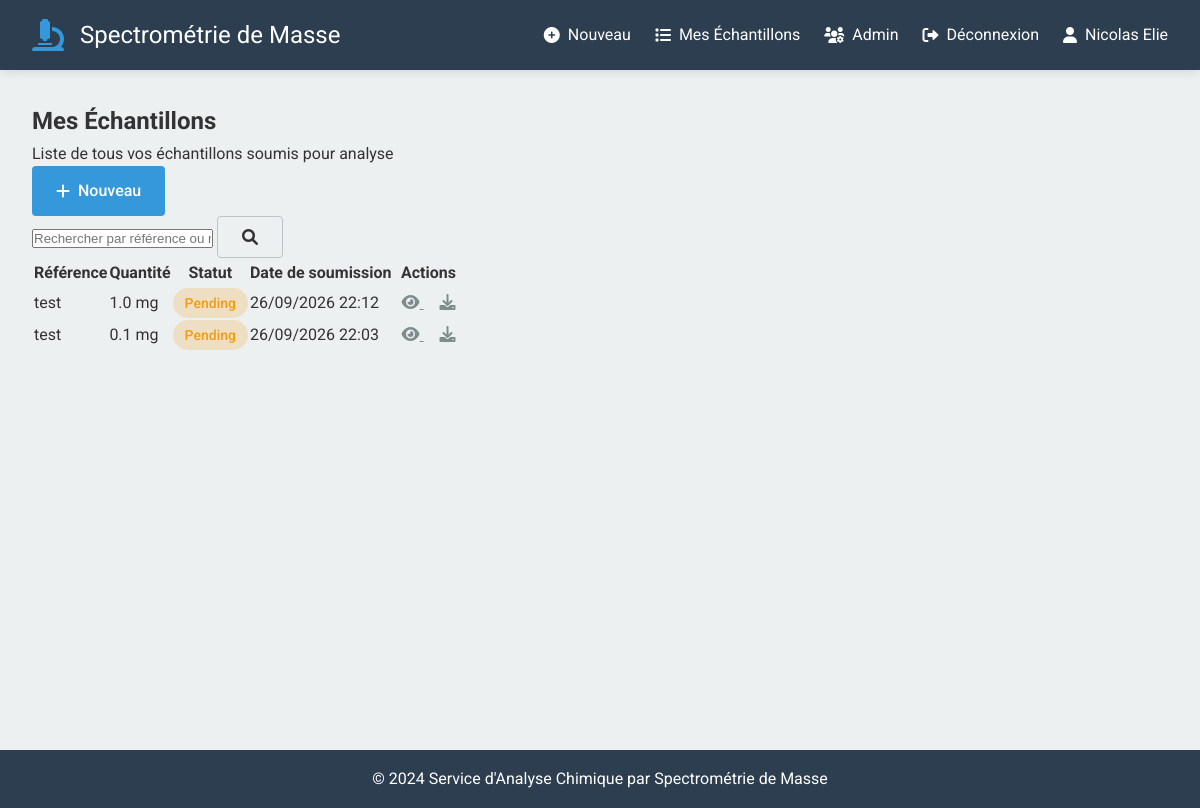
Page /samples (signed in) on the earlier database version.
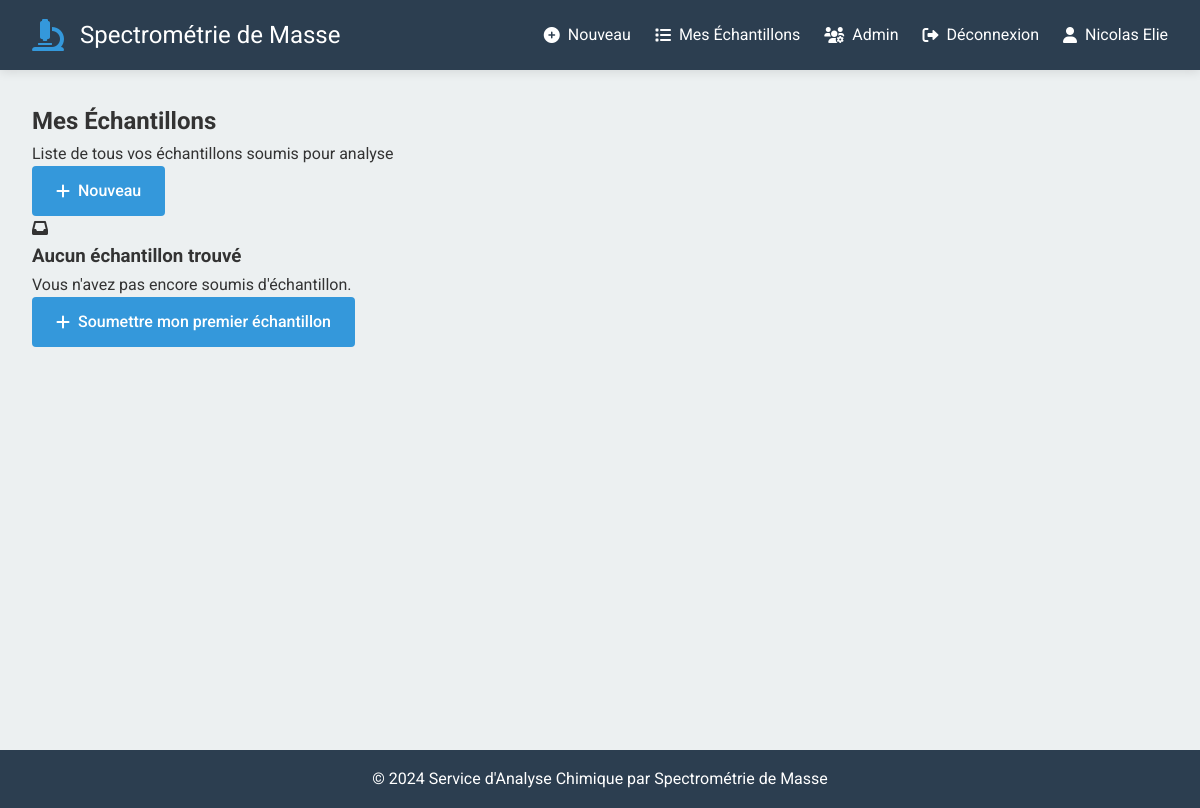
Same page on the later database version.
### app/models.py (models this page shows, shortened)
class Sample(db.Model):
    id = db.Column(
        db.Uuid,
        primary_key=True,
        default=uuid.uuid4
    )
    team = db.Column(db.String(100), nullable=True)  # Équipe associée à cette analyse
    reference = db.Column(db.String(100), nullable=False)
    quantity = db.Column(db.Float, nullable=False)
    structure_file = db.Column(db.String(500), nullable=False)
    status = db.Column(db.String(50), default='pending')
    notes = db.Column(db.Text, nullable=True)
    created_at = db.Column(db.DateTime, default=datetime.utcnow)
    updated_at = db.Column(db.DateTime, default=datetime.utcnow, onupdate=datetime.utcnow)
    user_id = db.Column(db.Integer, db.ForeignKey('user.id'), nullable=False)

### app/routes/main_routes.py (the view)
@main_bp.route('/samples')
@login_required
def user_samples():
    samples = Sample.query.filter_by(user_id=current_user.id).order_by(Sample.created_at.desc()).all()
    return render_template('samples.html', samples=samples, user=current_user)

### app/routes/auth_routes.py (called while the page is built)
@login_manager.user_loader
def load_user(user_id):
    return User.query.get(int(user_id))

### templates/samples.html (shortened to what this page needs)
{% extends "base.html" %}
{% block content %}
<div class="samples-container">
    <div class="samples-header">
        <h2>Mes Échantillons</h2>
        <p>Liste de tous vos échantillons soumis pour analyse</p>
        <div class="samples-actions">
            <a href="{{ url_for('main.form') }}" class="btn btn-primary">
                <i class="fas fa-plus"></i> Nouveau
            </a>
        </div>
    </div>
    {% if samples %}
    <div class="samples-filter">
        <form method="GET" action="" class="filter-form">
            <div class="filter-group">
                <input type="text" name="search" placeholder="Rechercher par référence ou nom..."
                       value="{{ request.args.get('search', '') }}">
                <button type="submit" class="btn btn-secondary">
                    <i class="fas fa-search"></i>
                </button>
            </div>
        </form>
    </div>
    <div class="samples-table-container">
        <table class="samples-table">
            <thead>
                <tr>
                    <th>Référence</th>
                    <th>Quantité</th>
                    <th>Statut</th>
                    <th>Date de soumission</th>
                    <th>Actions</th>
                </tr>
            </thead>
            <tbody>
                {% for sample in samples %}
                <tr>
                    <td>{{ sample.reference }}</td>
                    <td>{{ sample.quantity }} mg</td>
                    <td>
                        <span class="status-badge status-{{ sample.status }}">
                            {{ sample.status }}
                        </span>
                    </td>
                    <td>{{ sample.created_at.strftime('%d/%m/%Y %H:%M') }}</td>
                    <td>
                        <a href="{{ url_for('main.sample_detail', sample_id=sample.id) }}" class="btn-icon" title="Voir les détails">
                            <i class="fas fa-eye"></i>
                        </a>
                        <a href="{{ url_for('main.download_file', filename=sample.structure_file) }}" class="btn-icon" title="Télécharger le fichier">
                            <i class="fas fa-download"></i>
                        </a>
                    </td>
                </tr>
                {% endfor %}
            </tbody>
        </table>
    </div>
    {% else %}
    <div class="no-samples">
        <i class="fas fa-inbox"></i>
        <h3>Aucun échantillon trouvé</h3>
        <p>Vous n'avez pas encore soumis d'échantillon.</p>
        <a href="{{ url_for('main.form') }}" class="btn btn-primary">
            <i class="fas fa-plus"></i> Soumettre mon premier échantillon
        </a>
    </div>
    {% endif %}
</div>
{% endblock %}

Differences in the rows shown:
removed Sample: reference "test", quantity "1.0", status "Pending", created_at "26/09/2026 22:12"
removed Sample: reference "test", quantity "0.1", status "Pending", created_at "26/09/2026 22:03"
Other differences:
text no longer shown: "Référence Quantité Statut Date de soumission Actions"
text now shown: "Aucun échantillon trouvé Vous n'avez pas encore soumis d'échantillon. Soumettre mon premier échantillon"
